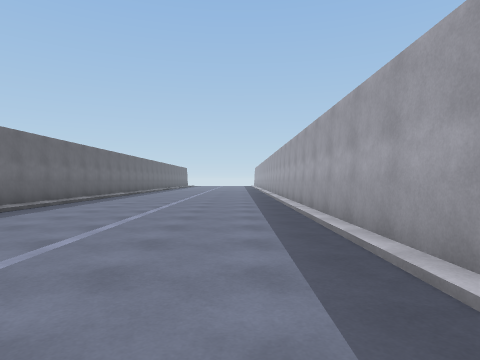
view 1 (above)

12 first-person views from a walk through a Unity game level. The camera is 1.2 m above the floor, looks level and sees 75° across. The floor is counted in squares, 2 m on a side. Each view is taken from the middle of a square. On the plan, view 1 faces up. The plan holds only what a view shows up to about 9 squares ahead; the rest is blank. The place goes on beyond the plan. The player is left out. Surface patterns are stand-ins for the level's own textures.

view 2
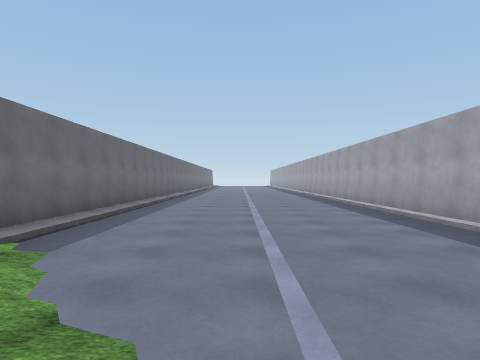

view 3
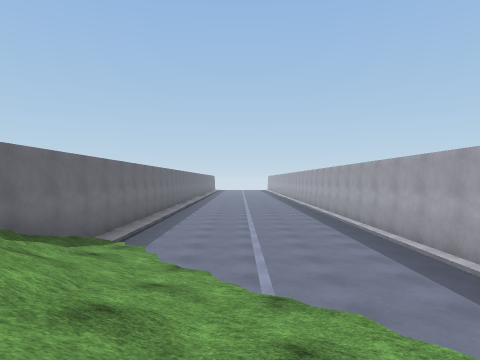

view 4
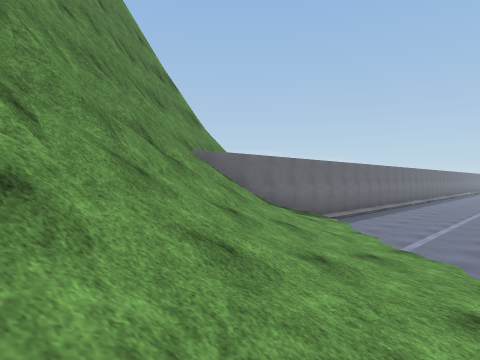

view 5
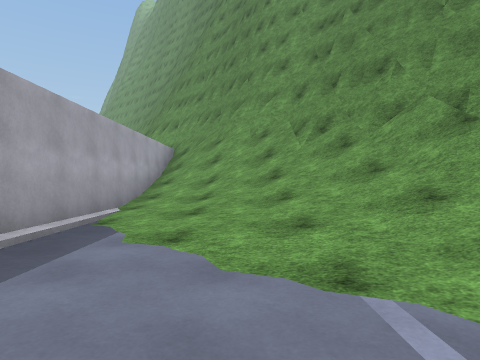

view 6
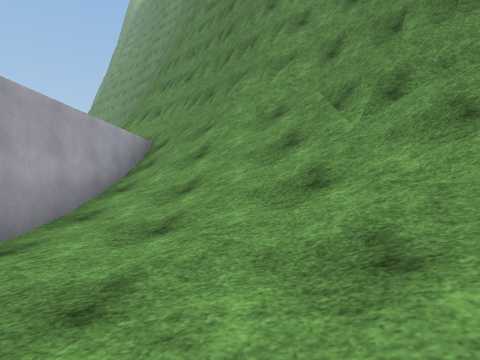

view 7
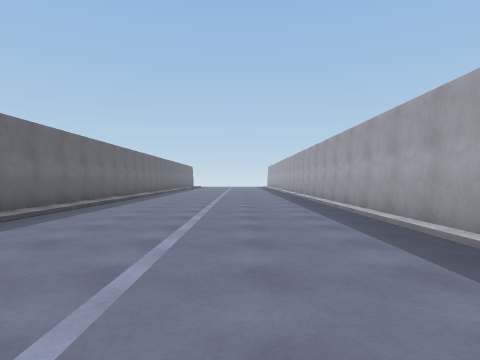

view 8
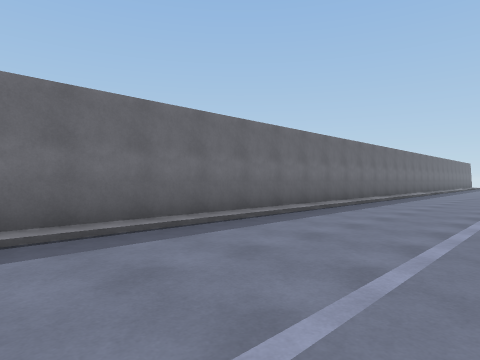

view 9
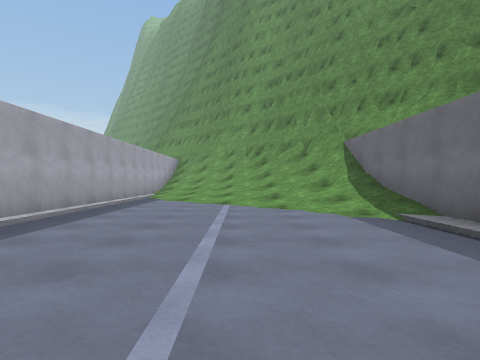

view 10
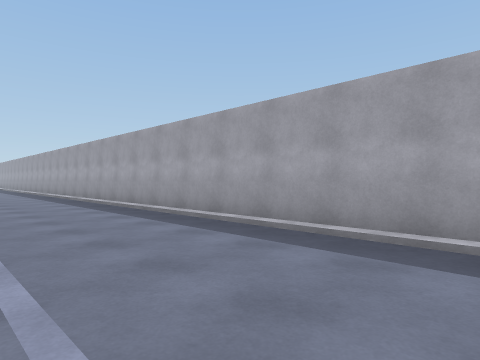

view 11
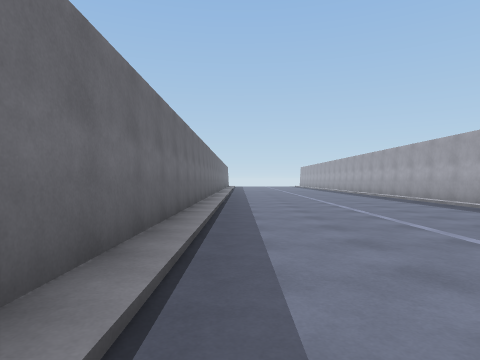

view 12
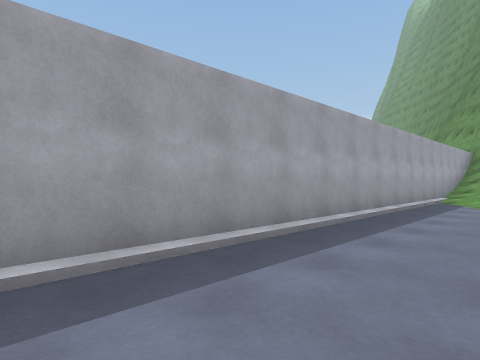

### Floor plan
Key: @ floor where view 1 was taken; # wall or solid block; . main floor; : floor 0.25 m higher than the main floor; + floor 0.5 m higher than the main floor; / step, stairs or slope; ^ raised ledge.
Columns run from 6 left of view 1 to 2 right of it. Each row starts with its distance up from view 1.
 12  #......#
 11  #......#
 10  #......#
  9  #......#
  8  #......#
  7  #......#
  6  #......#
  5  #......#
  4  #......#
  3  #......#
  2  #......#
  1  #......#
  0  #....@.#
 -1  #......#
 -2  #......#
 -3  #:.....#
 -4  #/:....#
 -5 #^//:...#
 -6 #///+:..#
 -7 #////+:.#
 -8 ##////:.#
 -9  ##///+:#
-10   ##///+#
-11    #////#
-12    ##///#
-13     ##//
-14      ##/
-15       ##

Positions as (right, up) in squares from view 1, and headings:
1: (0, 0), facing up
2: (-2, -5), facing up
3: (-2, -8), facing up
4: (0, -10), facing up-left
5: (-1, -3), facing down
6: (-1, -6), facing down
7: (-1, 3), facing up
8: (-1, 3), facing up-left
9: (-2, 3), facing down
10: (-2, 3), facing up-right
11: (-4, 2), facing up
12: (-1, 2), facing down-right
